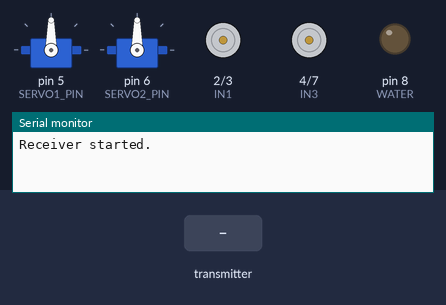
Bench run of a sketch on a simulated Arduino Uno, built with avr-gcc and run on an emulated ATmega328P. Shown: 2 × servo, motor-driver pin pairs drawn as motors (green arrow = first pin HIGH = forward, orange = second pin HIGH = backward, longer = more drive), output pins drawn as LEDs (lit = HIGH), the last lines printed to the serial monitor. The test bench sets the inputs (shaded band). No radio packets arrive unless stated.

Above: at 1.2 s.
1.3 s: the transmitter starts sending inMessage.0 = 256
At 2.0 s:
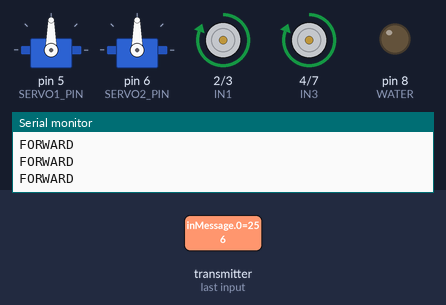
2.8 s: the transmitter starts sending inMessage.2 = 256
At 3.1 s:
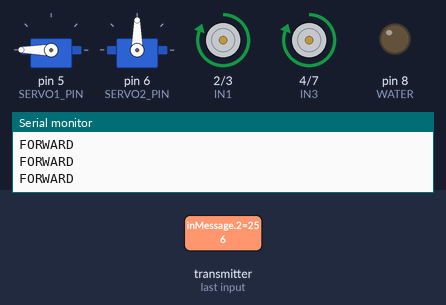
4.3 s: the transmitter starts sending inMessage.0 = 0
At 5.5 s:
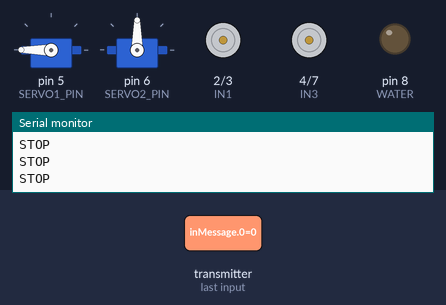
5.8 s: the transmitter starts sending inMessage.1 = 256
At 6.6 s:
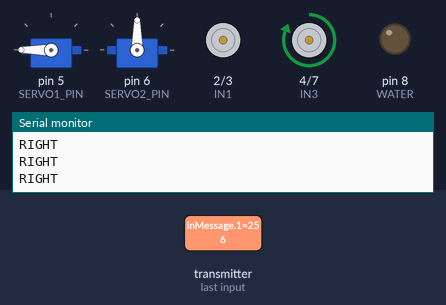
7.3 s: the transmitter starts sending inMessage.3 = 256
At 7.8 s:
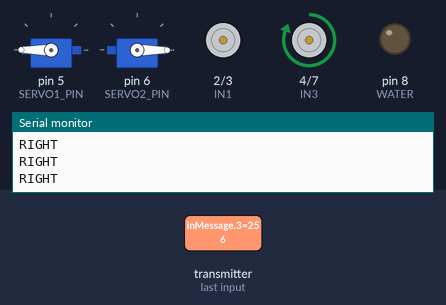
8.8 s: the transmitter starts sending inMessage.0 = 512
At 10.1 s:
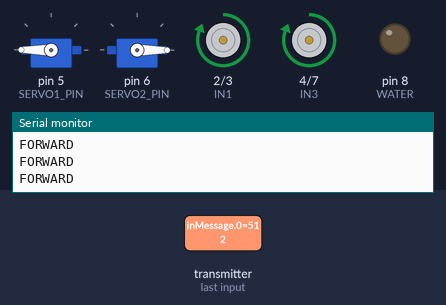
Timing chart, 0 to 11.3 s (numbered marks = the images above; inputs shaded):
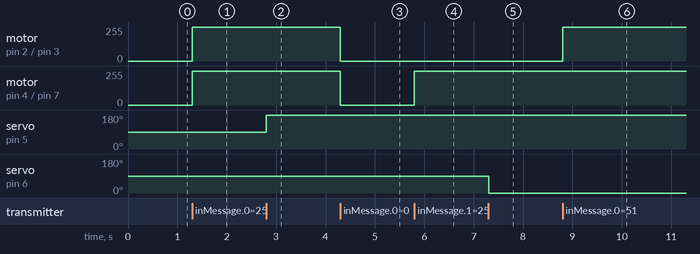

The sketch:

firerobotreciever.ino
```cpp
#include "Arduino.h"
#include <SPI.h>
#include <RF24.h>
#include <Servo.h>

// Motor connections
const int IN1 = 2;
const int IN2 = 3;
const int IN3 = 4;
const int IN4 = 7;

int lastToggleState = LOW;
int Lockangle1 = 90;
int Lockangle2 = 90;

// Servo
Servo servo1;
const int SERVO1_PIN = 5;
int servo1Control = 0;

// Servo
Servo servo2 ;
const int SERVO2_PIN = 6;
int servo2Control = 0;
// Water pump
const int WATER = 8;

// RF24 configuration
const uint64_t PIPE_IN = 0xE8E8F0F0E1LL;
RF24 radio(9, 10);

// Joystick values
int analogX1 = 0;
int analogY1 = 0;
int analogX2 = 0;
int analogY2 = 0;
int Pushbuttonstate = 0 ;
int toggleswitchstate = 0 ;

int inMessage[5];
unsigned long lastReceiveTime = 0;

int THRESHOLD = 15;
const unsigned long SAFETY_TIMEOUT = 200; // ms

void setup() {
  // Servo setup
  servo1.attach(SERVO1_PIN);
  servo2.attach(SERVO2_PIN);

  // Pin modes
  pinMode(WATER, OUTPUT);
  pinMode(IN1, OUTPUT);
  pinMode(IN2, OUTPUT);
  pinMode(IN3, OUTPUT);
  pinMode(IN4, OUTPUT);

  // Initialize outputs
  moveStop();
  digitalWrite(WATER, LOW);

  // Radio setup
  Serial.begin(9600);
  Serial.println("Receiver started.");

  radio.begin();
  radio.setAutoAck(false);
  radio.setPALevel(RF24_PA_LOW);
  radio.setDataRate(RF24_250KBPS);
  radio.setChannel(110);
  radio.openReadingPipe(1, PIPE_IN);
  radio.startListening();
}

void loop() {
  if (radio.available()) {
    radio.read(&inMessage, sizeof(inMessage));

    analogY1 = inMessage[0];
    analogX1 = inMessage[1];
    analogX2 = inMessage[2];
    analogY2 = inMessage[3];
    Pushbuttonstate = inMessage[4];
    toggleswitchstate = inMessage[5];

    lastReceiveTime = millis();

  servo1Control = map(analogX2, -255, 255, 0, 180);
  servo2Control = map(analogY2, 255, -255, 0, 180);
  servo1.write(servo1Control);
  servo2.write(servo2Control);
    // Control water pump
    waterSpray();

    // Process movement (strict priority: forward/backward > left/right)
    if (abs(analogY1) > THRESHOLD) {
      if (analogY1 > THRESHOLD) {
        Serial.println("FORWARD");
        moveForward();
      } else if (analogY1 < -THRESHOLD) {
        Serial.println("BACKWARD");
        moveBackward();
      }
    }
    else if (abs(analogX1) > THRESHOLD) {
      if (analogX1 > THRESHOLD) {
        Serial.println("RIGHT");
        turnRight();
      } else if (analogX1 < -THRESHOLD) {
        Serial.println("LEFT");
        turnLeft();
      }
    }
    else {
      Serial.println("STOP");
      moveStop();
    }
  }

  // Safety stop after timeout of no signal
  if (millis() - lastReceiveTime > SAFETY_TIMEOUT) {
    moveStop();
    digitalWrite(WATER, LOW);
  }
}

// Motor control functions
void moveStop() {
  digitalWrite(IN1, LOW);
  digitalWrite(IN2, LOW);
  digitalWrite(IN3, LOW);
  digitalWrite(IN4, LOW);
}

void moveForward() {
  digitalWrite(IN1, HIGH);
  digitalWrite(IN2, LOW);
  digitalWrite(IN3, HIGH);
  digitalWrite(IN4, LOW);
}

void moveBackward() {
  digitalWrite(IN1, LOW);
  digitalWrite(IN2, HIGH);
  digitalWrite(IN3, LOW);
  digitalWrite(IN4, HIGH);
}

void turnRight() {
  digitalWrite(IN1, LOW);
  digitalWrite(IN2, LOW);
  digitalWrite(IN3, HIGH);
  digitalWrite(IN4, LOW);
}

void turnLeft() {
  digitalWrite(IN1, HIGH);
  digitalWrite(IN2, LOW);
  digitalWrite(IN3, LOW);
  digitalWrite(IN4, LOW);
}

void waterSpray() {
  if (Pushbuttonstate == 1) {
    digitalWrite(WATER, HIGH);
    Serial.println("WATER PUMP ON");
  } else {
    digitalWrite(WATER, LOW);
  }
}
```

Measured:
- after the input at 1.3 s, motor on pin 2 (IN1) / pin 3 (IN2), motor on pin 4 (IN3) / pin 7 (IN4): stopped → forward 255/255 at once
- after the input at 2.8 s, servo on pin 5 (SERVO1_PIN): 90° → 180° at once
- after the input at 4.3 s, motor on pin 2 (IN1) / pin 3 (IN2), motor on pin 4 (IN3) / pin 7 (IN4): forward 255/255 → stopped at once
- after the input at 5.8 s, motor on pin 4 (IN3) / pin 7 (IN4): stopped → forward 255/255 at once
- after the input at 7.3 s, servo on pin 6 (SERVO2_PIN): 90° → 0° at once
- after the input at 8.8 s, motor on pin 2 (IN1) / pin 3 (IN2): stopped → forward 255/255 at once
